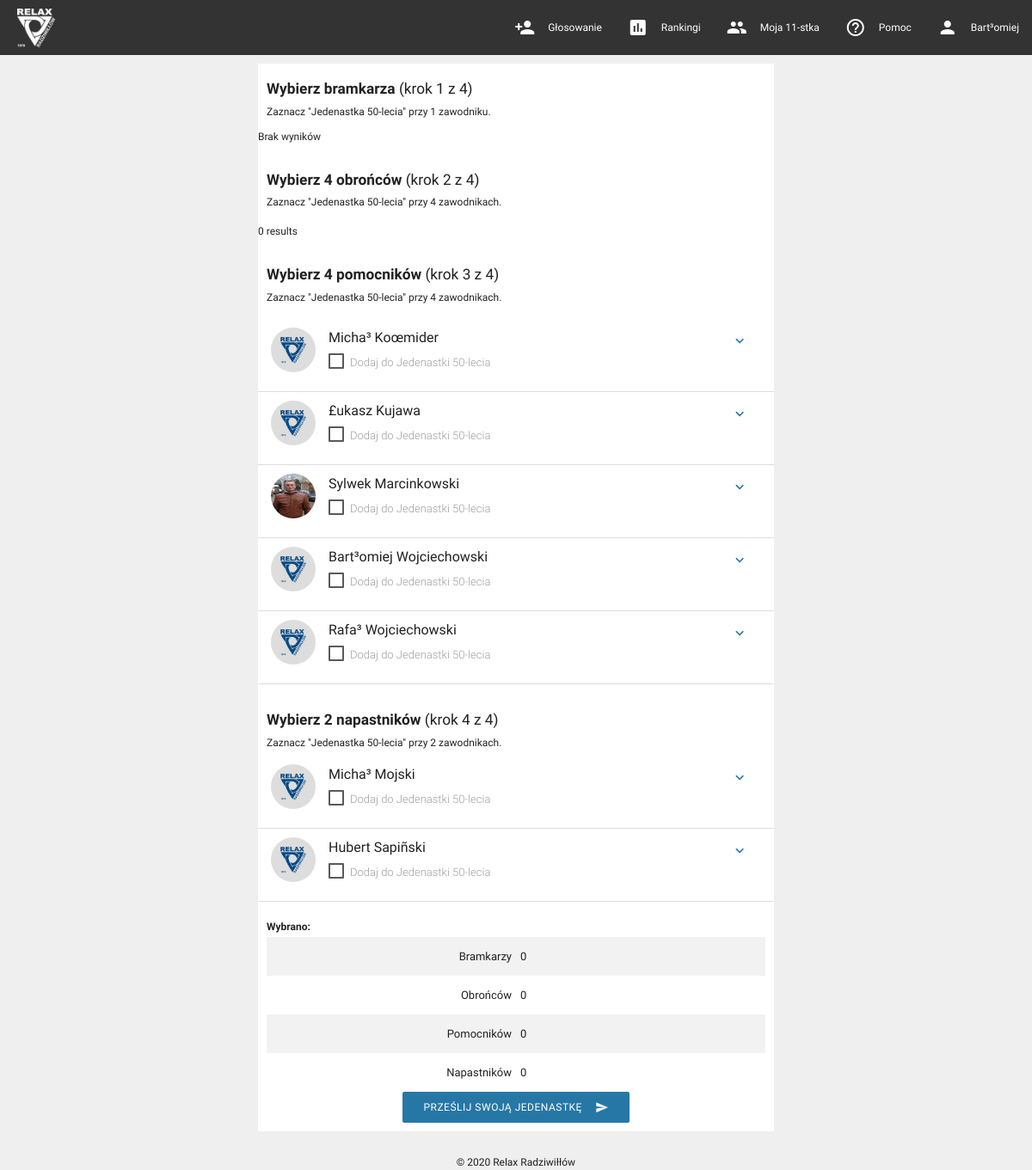
The app's page /index.php (signed in) with its own data.
### tables this page shows
CREATE TABLE `players` (
  `Id` char(40) NOT NULL,
  `Name` varchar(64) NOT NULL,
  `LastName` varchar(128) NOT NULL,
  `Position` varchar(64) DEFAULT NULL,
  `Votes` int(11) DEFAULT 0,
  `DateFrom` int(11) DEFAULT NULL,
  `DateTo` varchar(11) DEFAULT NULL,
  `CreatedDate` timestamp NOT NULL DEFAULT current_timestamp(),
  `CreatedBy` varchar(64) NOT NULL DEFAULT 'Administrator',
  `IsDeleted` tinyint(1) NOT NULL DEFAULT 0,
  `AdditionalPositions` varchar(128) DEFAULT NULL,
  `Notes` varchar(1000) DEFAULT NULL
);

### tools/tools.php (called while the page is built)
<?php
function playerImgName($_name, $_lastName)
{
    $FileName = replacePolishCharacters($_name.'-'.$_lastName).'.jpg';
    return $FileName;
}
function replacePolishCharacters($string){
	$a = array( 'Ę', 'Ó', 'Ą', 'Ś', 'Ł', 'Ż', 'Ź', 'Ć', 'Ń', 'ę', 'ó', 'ą',
				'ś', 'ł', 'ż', 'ź', 'ć', 'ń' );
	$b = array( 'E', 'O', 'A', 'S', 'L', 'Z', 'Z', 'C', 'N', 'e', 'o', 'a',
				's', 'l', 'z', 'z', 'c', 'n' );
	$string = str_replace( $a, $b, $string );
	$string = preg_replace( '#[^a-z0-9]#is', ' ', $string );
	$string = trim( $string );
	$string = preg_replace( '#\s{2,}#', ' ', $string );
	$string = str_replace( ' ', '-', $string );
	$string = strtolower($string);
	return $string;
}

### configuration.php (called while the page is built, shortened)
<?php
$checkBoxLabelInfo = 'Dodaj do Jedenastki 50-lecia';
?>

### index.php (the view, shortened to what this page needs)
<?php
include 'configuration.php';
?>
<head>
<link type="text/css" rel="stylesheet" href="css/materialize.min.css"  media="screen,projection"/>
</head>
<body>
<div class="row">
 <div class="col s12" style="padding:0px;">
 <?php include 'menu.php'; ?>
</div>
    <div class="col s12 m4 l3 hide-on-med-and-down"></div>
<div class="col s12 m4 l6" style="padding:0px;">
	<div class="" style="background-color:white; margin-top:10px;">
<div style="padding:10px 10px 5px 10px;">
					<div><h5><b>Wybierz bramkarza</b> (krok 1 z 4)</h5></div>
					Zaznacz "Jedenastka 50-lecia" przy 1 zawodniku.
			</div>
		<form action="sendVotes.php" method="post">
  <ul class="collection collapsible">
			<?php
			require_once "sql/connection.php";
			include 'tools/tools.php';
			$polaczenie = @new mysqli($host, $db_user, $db_password, $db_name);
			$sql = "SELECT * FROM Players where position = 'bramkarz' order by Lastname;";
			$result = $polaczenie->query($sql);
			if ($result->num_rows > 0)
			{
				while($row = $result->fetch_assoc())
				{
					$id = $row["Id"];
					$name = $row["Name"];
					$lastname = $row["LastName"];
					$position = $row["Position"];
					$votes = $row["Votes"];
					$DateFrom = $row["DateFrom"];
					$DateTo = $row["DateTo"];
					$deafultPhoto = "onerror= this.onerror=null;this.src='images/default.jpg';";
					$additionalPositions = $row["AdditionalPositions"];
					$birthYear = $row["BirthYear"];
					$additionalPositions = $row["AdditionalPositions"];
					$shirtNumber = $row['ShirtNumber'];
					echo
'<li>
	  <div class="collapsible-header"style="padding:0px">
	  <div class="collection-item avatar" style="width:100%";>
      <img class="circle"'.$deafultPhoto.' src="images/'.playerImgName($name, $lastname).'" style="paddnig-right:10px;"/>
      <div style="padding-left:10px;padding-bottom:7px; padding-top:3px"> <span class="title">'.$name." ".$lastname.'</span> </div>
      <p style="padding-left:10px;">
	  <input class="goalkeeper-checkbox" type="checkbox" id="checkbox-'.$id.'" name="goalkeeper[]" value="'.$id.'"/>
	<label  style="padding-left:25px; font-weight: 300;  font-size: 13px;" class="playerCardCheckboxLabel" for="checkbox-'.$id.'">'.$checkBoxLabelInfo.'</label>
      </p>
      <a href="#!" class="secondary-content"><i class="material-icons">expand_more</i></a>
		</div>
		</div>
<div class="collapsible-body">
<h6><b>INFORMACJE O ZAWODNIKU:</b></h6>
<table class="striped" style="font-size:12px; margin-top:15px;">
  <tr>
    <td class="" style="width:40%";>Imię i nazwisko:</td>
    <td class="">'.$name.' '.$lastname.'</td>
  </tr>
  <tr>
    <td class="">Pozycja:</td>
    <td class="">'.$position.'</td>
  </tr>
<tr>
    <td class="">Numer na koszulce:</td>
    <td class="">'.$shirtNumber.'</td>
  </tr>
  <tr>
    <td class="">Rok urodzenia:</td>
    <td class="">'.$birthYear.'</td>
  </tr>
<tr>
    <td class="">Lata gry w Relaxie:</td>
    <td class="">'.$DateFrom.'-'.$DateTo.'</td>
 </tr>
<tr>
    <td class="">Dodatkowe pozycje:</td>
    <td class="">'.$additionalPositions.'</td>
 </tr>
</table>
<br>
<a class="waves-effect waves-light">Dodaj informacje</a>
<br>
</div>
</li>';
				}
			}
			else
			{
				echo "Brak wyników";
			};
            ?>
</ul>
			<div style="padding:10px;">
					<div><h5><b>Wybierz 4 obrońców</b> (krok 2 z 4)</h5></div>
					Zaznacz "Jedenastka 50-lecia" przy 4 zawodnikach.
			</div>
<ul class="collection collapsible">
			<?php
		require_once "sql/connection.php";
		$polaczenie = @new mysqli($host, $db_user, $db_password, $db_name);
		$sql = "SELECT * FROM Players where Position = 'Obrońca' order by LastName;";
		$result = $polaczenie->query($sql);
		if ($result->num_rows > 0)
		{
			while($row = $result->fetch_assoc())
			{
				$id = $row["Id"];
				$name = $row["Name"];
				$lastname = $row["LastName"];
				$position = $row["Position"];
				$votes = $row["Votes"];
				$DateFrom = $row["DateFrom"];
				$DateTo = $row["DateTo"];
				$deafultPhoto = "onerror= this.onerror=null;this.src='images/default.jpg';";
				$birthYear = $row["BirthYear"];
				$additionalPositions = $row["AdditionalPositions"];
				$shirtNumber = $row['ShirtNumber'];
				echo
				'<li>
	  <div class="collapsible-header"style="padding:0px">
	  <div class="collection-item avatar" style="width:100%";>
      <img class="circle"'.$deafultPhoto.' src="images/'.playerImgName($name, $lastname).'" style="paddnig-right:10px;"/>
         <div style="padding-left:10px;padding-bottom:7px; padding-top:3px"> <span class="title">'.$name." ".$lastname.'</span> </div>
      <p style="padding-left:10px;">
	  <input class="defender-checkbox Summary-defender" type="checkbox" id="checkbox-'.$id.'" name="goalkeeper[]" value="'.$id.'"/>
	<label  style="padding-left:25px; font-weight: 300;  font-size: 13px;" class="playerCardCheckboxLabel" for="checkbox-'.$id.'">'.$checkBoxLabelInfo.'</label>
      </p>
      <a href="#!" class="secondary-content"><i class="material-icons">expand_more</i></a>
		</div>
		</div>
<div class="collapsible-body">
<h6><b>INFORMACJE O ZAWODNIKU:</b></h6>
<table class="striped" style="font-size:12px; margin-top:15px;">
  <tr>
    <td class="" style="width:40%";>Imię i nazwisko:</td>
    <td class="">'.$name.' '.$lastname.'</td>
  </tr>
  <tr>
    <td class="">Pozycja:</td>
    <td class="">'.$position.'</td>
  </tr>
<tr>
    <td class="">Numer na koszulce:</td>
    <td class="">'.$shirtNumber.'</td>
  </tr>
  <tr>
    <td class="">Rok urodzenia:</td>
    <td class="">'.$birthYear.'</td>
  </tr>
<tr>
    <td class="">Lata gry w Relaxie:</td>
    <td class="">'.$DateFrom.'-'.$DateTo.'</td>
 </tr>
<tr>
    <td class="">Dodatkowe pozycje:</td>
    <td class="">'.$additionalPositions.'</td>
 </tr>
</table>
<br>
<a class="waves-effect waves-light">Dodaj informacje</a>
<br>
</div>
</li>';
			}
		}
		else
		{
			echo "0 results";
		};
            ?>
		</ul>
			<div style="padding:10px;">
					<div><h5><b>Wybierz 4 pomocników</b> (krok 3 z 4)</h5></div>
					Zaznacz "Jedenastka 50-lecia" przy 4 zawodnikach.
			</div>
<ul class="collection collapsible">
			<?php
			$sql = "SELECT * FROM Players where Position = 'Pomocnik' order by LastName;";
			$result = $polaczenie->query($sql);
			if ($result->num_rows > 0)
			{
				while($row = $result->fetch_assoc())
				{
					$id = $row["Id"];
					$name = $row["Name"];
					$lastname = $row["LastName"];
					$position = $row["Position"];
					$DateFrom = $row["DateFrom"];
					$DateTo = $row["DateTo"];
					$deafultPhoto = "onerror= this.onerror=null;this.src='images/default.jpg';";
					$birthYear = $row["BirthYear"];
					$additionalPositions = $row["AdditionalPositions"];
					$shirtNumber = $row['ShirtNumber'];
					echo
					'<li>
	  <div class="collapsible-header"style="padding:0px">
	  <div class="collection-item avatar" style="width:100%";>
      <img class="circle"'.$deafultPhoto.' src="images/'.playerImgName($name, $lastname).'" style="paddnig-right:10px;"/>
       <div style="padding-left:10px;padding-bottom:7px; padding-top:3px"> <span class="title">'.$name." ".$lastname.'</span> </div>
      <p style="padding-left:10px;">
	  <input class="midfielder-checkbox" type="checkbox" id="checkbox-'.$id.'" name="goalkeeper[]" value="'.$id.'"/>
	<label  style="padding-left:25px; font-weight: 300;  font-size: 13px;" class="playerCardCheckboxLabel" for="checkbox-'.$id.'">'.$checkBoxLabelInfo.'</label>
      </p>
      <a href="#!" class="secondary-content"><i class="material-icons">expand_more</i></a>
		</div>
		</div>
<div class="collapsible-body">
<h6><b>INFORMACJE O ZAWODNIKU:</b></h6>
<table class="striped" style="font-size:12px; margin-top:15px;">
  <tr>
    <td class="" style="width:40%";>Imię i nazwisko:</td>
    <td class="">'.$name.' '.$lastname.'</td>
  </tr>
  <tr>
    <td class="">Pozycja:</td>
    <td class="">'.$position.'</td>
  </tr>
<tr>
    <td class="">Numer na koszulce:</td>
    <td class="">'.$shirtNumber.'</td>
  </tr>
  <tr>
    <td class="">Rok urodzenia:</td>
    <td class="">'.$birthYear.'</td>
  </tr>
<tr>
    <td class="">Lata gry w Relaxie:</td>
    <td class="">'.$DateFrom.'-'.$DateTo.'</td>
 </tr>
<tr>
    <td class="">Dodatkowe pozycje:</td>
    <td class="">'.$additionalPositions.'</td>
 </tr>
</table>
<br>
<a class="waves-effect waves-light">Dodaj informacje</a>
<br>
</div>
</li>';
				}
			}
			else
			{
				echo "0 results";
			};
            ?>
</ul>
<div style="padding:10px 10px 0px 10px;">
					<div><h5><b>Wybierz 2 napastników</b> (krok 4 z 4)</h5></div>
					Zaznacz "Jedenastka 50-lecia" przy 2 zawodnikach.
			</div>
<ul class="collection collapsible">
			<?php
			require_once "sql/connection.php";
			$polaczenie = @new mysqli($host, $db_user, $db_password, $db_name);
			$sql = "SELECT * FROM Players where Position = 'Napastnik' order by LastName;";
			$result = $polaczenie->query($sql);
			if ($result->num_rows > 0)
			{
				while($row = $result->fetch_assoc())
				{
					$id = $row["Id"];
					$name = $row["Name"];
					$lastname = $row["LastName"];
					$position = $row["Position"];
					$DateFrom = $row["DateFrom"];
					$DateTo = $row["DateTo"];
					$deafultPhoto = "onerror= this.onerror=null;this.src='images/default.jpg';";
					$birthYear = $row["BirthYear"];
					$additionalPositions = $row["AdditionalPositions"];
					$shirtNumber = $row['ShirtNumber'];
					echo
					'<li>
	  <div class="collapsible-header"style="padding:0px">
	  <div class="collection-item avatar" style="width:100%";>
      <img class="circle"'.$deafultPhoto.' src="images/'.playerImgName($name, $lastname).'" style="paddnig-right:10px;"/>
         <div style="padding-left:10px;padding-bottom:7px; padding-top:3px"> <span class="title">'.$name." ".$lastname.'</span> </div>
      <p style="padding-left:10px;">
	  <input class="forward-checkbox" type="checkbox" id="checkbox-'.$id.'" name="goalkeeper[]" value="'.$id.'"/>
	<label  style="padding-left:25px; font-weight: 300;  font-size: 13px;" class="playerCardCheckboxLabel" for="checkbox-'.$id.'">'.$checkBoxLabelInfo.'</label>
      </p>
      <a href="#!" class="secondary-content"><i class="material-icons">expand_more</i></a>
		</div>
		</div>
<div class="collapsible-body">
<h6><b>INFORMACJE O ZAWODNIKU:</b></h6>
<table class="striped" style="font-size:12px; margin-top:15px;">
  <tr>
    <td class="" style="width:40%";>Imię i nazwisko:</td>
    <td class="">'.$name.' '.$lastname.'</td>
  </tr>
  <tr>
    <td class="">Pozycja:</td>
    <td class="">'.$position.'</td>
  </tr>
<tr>
    <td class="">Numer na koszulce:</td>
    <td class="">'.$shirtNumber.'</td>
  </tr>
  <tr>
    <td class="">Rok urodzenia:</td>
    <td class="">'.$birthYear.'</td>
  </tr>
<tr>
    <td class="">Lata gry w Relaxie:</td>
    <td class="">'.$DateFrom.'-'.$DateTo.'</td>
 </tr>
<tr>
    <td class="">Dodatkowe pozycje:</td>
    <td class="">'.$additionalPositions.'</td>
 </tr>
</table>
<br>
<a class="waves-effect waves-light">Dodaj informacje</a>
<br>
</div>
</li>';
				}
			}
			else
			{
				echo "Brak wyników";
			};
            ?>
		</ul>
<div style="padding:5px 10px 10px 10px; ">
<h6><b>Wybrano:</b></h6>
<table class="striped" style="font-size:13px;">
  <tr>
    <td class="" style="text-align: right;  width: 50%;">Bramkarzy</td>
    <td class=""><div id="Summary-goalkeeper"></div></td>
  </tr>
  <tr>
     <td class="" style="text-align: right;  width: 50%;">Obrońców</td>
    <td class=""><div id="Summary-defender"></div></td>
  </tr>
	<tr>
     <td class="" style="text-align: right;  width: 50%;">Pomocników</td>
     <td class=""><div id="Summary-midfielder"></div></td>
  </tr>
  <tr>
     <td class="" style="text-align: right;  width: 50%;">Napastników</td>
     <td class=""><div id="Summary-forward"></div></td>
  </tr>
</table>
			<div class="center">
				<button class="btn waves-effect waves-light" type="submit" name="sendVotes.php">Prześlij swoją Jedenastkę
				<i class="material-icons right">send</i>
				</button>
			</div>
		</div>
</form>
	</div>
</div>
    <div class="col s12 m4 l3 hide-on-med-and-down"></div>
  </div>
 <div class="row">
    <div class="col s12 m4 l2 hide-on-med-and-down"></div>
    <div class="col s12 m4 l8"> <?php include 'footer.php'; ?></div>
    <div class="col s12 m4 l2 hide-on-med-and-down"></div>
  </div>
</body>
</html>

### records on screen
players: Name "Micha³", LastName "Koœmider"
players: Name "£ukasz", LastName "Kujawa"
players: shows a picture, Name "Sylwek", LastName "Marcinkowski"
players: Name "Bart³omiej", LastName "Wojciechowski"
players: Name "Rafa³", LastName "Wojciechowski"
players: Name "Micha³", LastName "Mojski"
players: Name "Hubert", LastName "Sapiñski"

### other values on screen
$_SESSION["Name"] "Bart³omiej"
